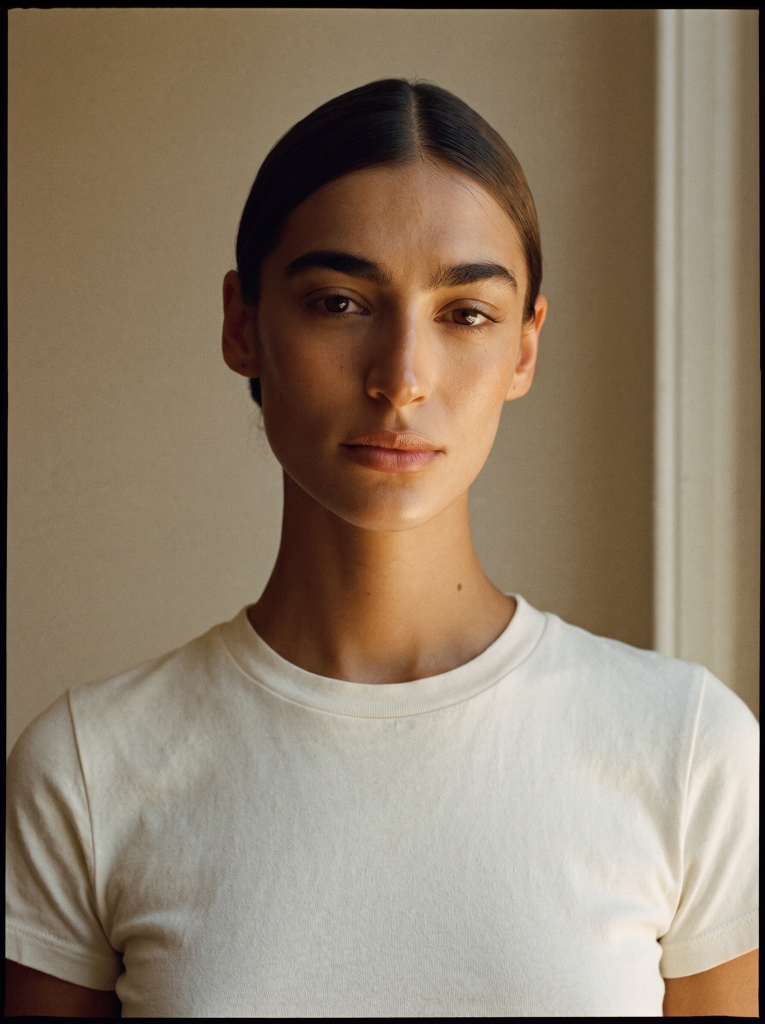
#> input picture refs/_снято_с_учёта/MIRA_ref_image1.jpg, 1529 x 2048 px (shown at 1/2 size)
$ python qc_frame.py '../refs/_снято_с_учёта/MIRA_ref_image1.jpg'
#> lines starting #> are read from the running program, lines starting #| are printed output that depends on the picture; after the words box and inside, x2 and y2 are one past the last pixel; in counts of white or black regions, pixels touching at a corner belong together
#!/usr/bin/env python3
"""Проверка кадра до показа заказчику. Ничего не генерирует и не правит — только считает.

    python3 tools/qc_frame.py --эталон 03_images/v3/P01b.png 03_images/v3/*.png

Что меряется здесь: масштаб узора — шаг горошка, отнесённый к ширине лица (норма ±12% от
эталона). Похожесть лица здесь НЕ меряется: см. Ф11, корреляция по серому патчу ранжировала
кадры по разрешению и позе, а не по личности. Лицо меряется отдельно, tools/face_id.py (ArcFace).

Переписано 15.08.2026 (Ф17). Рамки нет вовсе — горошины ищутся по всему кадру двумя
признаками: локальный контраст (светлее окружения на 12 единиц L) и цветность (a* < 12,
b* < 28). Ложное лицо на кадре без головы отсекается порогом MIN_FACE_FRAC.
"""
import sys

import cv2
import numpy as np

FACE = cv2.CascadeClassifier(cv2.data.haarcascades + 'haarcascade_frontalface_default.xml')

WORK_W = 1600          # все замеры на одной ширине, иначе кадры разного размера несравнимы
MIN_FACE_FRAC = 0.08   # бокс уже этой доли ширины кадра — не лицо, а ложное срабатывание
TOL = 0.12             # допуск по масштабу узора


def to_work(im):
    h, w = im.shape[:2]
    return cv2.resize(im, (WORK_W, int(h * WORK_W / w)), interpolation=cv2.INTER_AREA)


def face_width(im):
    """Ширина лица в пикселях рабочего масштаба. None, если лица нет."""
    g = cv2.cvtColor(im, cv2.COLOR_BGR2GRAY)
    f = FACE.detectMultiScale(g, 1.1, 5, minSize=(60, 60))
    if len(f) == 0:
        return None
    b = sorted(f, key=lambda r: -r[2] * r[3])[0]
    if b[2] < MIN_FACE_FRAC * im.shape[1]:
        return None
    return float(b[2])


def dot_pitch(im):
    """Шаг горошка: медиана расстояния до двух ближайших соседей по облаку горошин."""
    lab = cv2.cvtColor(im, cv2.COLOR_BGR2LAB)
    L = lab[..., 0].astype(np.float32)
    A = lab[..., 1].astype(np.float32) - 128
    B = lab[..., 2].astype(np.float32) - 128

    local = L - cv2.GaussianBlur(L, (0, 0), 25)
    m = ((local > 12) & (A < 12) & (B < 28)).astype(np.uint8) * 255
    m = cv2.morphologyEx(m, cv2.MORPH_OPEN, np.ones((5, 5), np.uint8))

    n, _, st, cen = cv2.connectedComponentsWithStats(m)
    cand = [(st[i, 4], cen[i], st[i, 2], st[i, 3]) for i in range(1, n) if st[i, 4] > 25]
    if len(cand) < 12:
        return None
    med = np.median([c[0] for c in cand])
    keep = [c for c in cand if 0.45 * med < c[0] < 2.2 * med and 0.5 < c[2] / max(c[3], 1) < 2.0]
    if len(keep) < 12:
        return None

    pts = np.array([c[1] for c in keep])
    d = np.linalg.norm(pts[:, None] - pts[None], axis=2)
    nn = np.sort(d, axis=1)[:, 1:4].mean(axis=1)
    pts = pts[nn < 1.8 * np.median(nn)]
    if len(pts) < 12:
        return None

    d = np.linalg.norm(pts[:, None] - pts[None], axis=2)
    return float(np.median(np.sort(d, axis=1)[:, 1:3])), int(len(pts))


def measure(path):
    im = cv2.imread(path)
    if im is None:
        return None
    im = to_work(im)
    fw = face_width(im)
    dp = dot_pitch(im)
    pitch, ndots = dp if dp else (None, 0)
    ratio = (pitch / fw) if (pitch and fw) else None
    return {'pitch': pitch, 'face': fw, 'ratio': ratio, 'n': ndots}


def fmt(v, spec):
    return format(v, spec) if v is not None else '—'


def main():
    args = sys.argv[1:]
    ref_path = None
    if '--эталон' in args:
        i = args.index('--эталон')
        ref_path = args[i + 1]
        args = args[:i] + args[i + 2:]

    ref = measure(ref_path) if ref_path else None
    if ref_path and (ref is None or ref['ratio'] is None):
        why = 'файл не прочитан' if ref is None else 'нет лица или нет горошка'
        print(f'\nЭталон {ref_path} не посчитан: {why}. Сравнивать не с чем.\n')
        return 1

    bad_total = 0
    print(f"\n{'кадр':<22}{'шаг':>8}{'лицо':>8}{'шаг/лицо':>10}{'откл.':>8}  вердикт")
    for p in args:
        r = measure(p)
#> in measure, im is the input picture: shape (2048, 1529, 3); mean B, G, R 106.1, 125.7, 142
#> in face_width, `g = cv2.cvtColor(im, cv2.COLOR_BGR2GRAY)`:
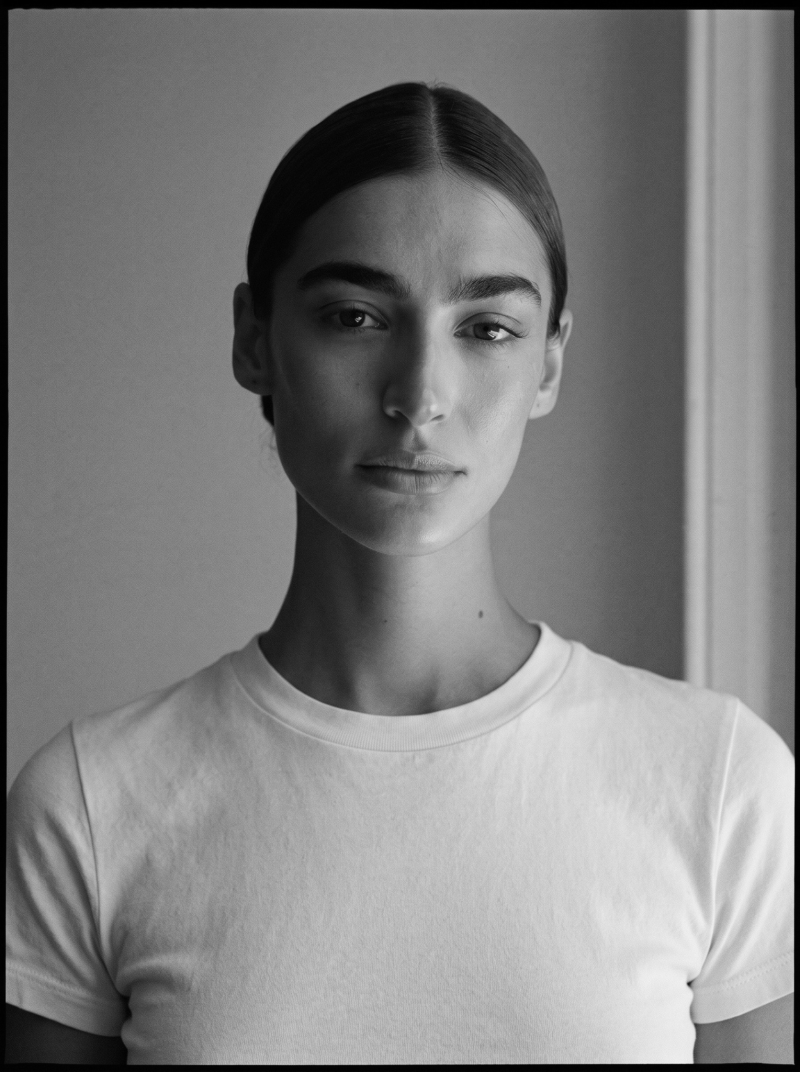
#> g: shape (2143, 1600) (shown at 1/2 size); min 0, max 243, mean 128.2
#> in face_width, `f = FACE.detectMultiScale(g, 1.1, 5, minSize=(60, 60))`: f = [[489, 355, 725, 725]]
#> in face_width, `b = sorted(f, key=lambda r: -r[2] * r[3])[0]`: b = [489, 355, 725, 725]
#> in measure, `fw = face_width(im)`: fw = 725
#> in dot_pitch, `lab = cv2.cvtColor(im, cv2.COLOR_BGR2LAB)`: lab: shape (2143, 1600, 3); mean of channels 0, 1, 2 135.1, 131.6, 141.4
#> in dot_pitch, `A = lab[..., 1].astype(np.float32) - 128`:
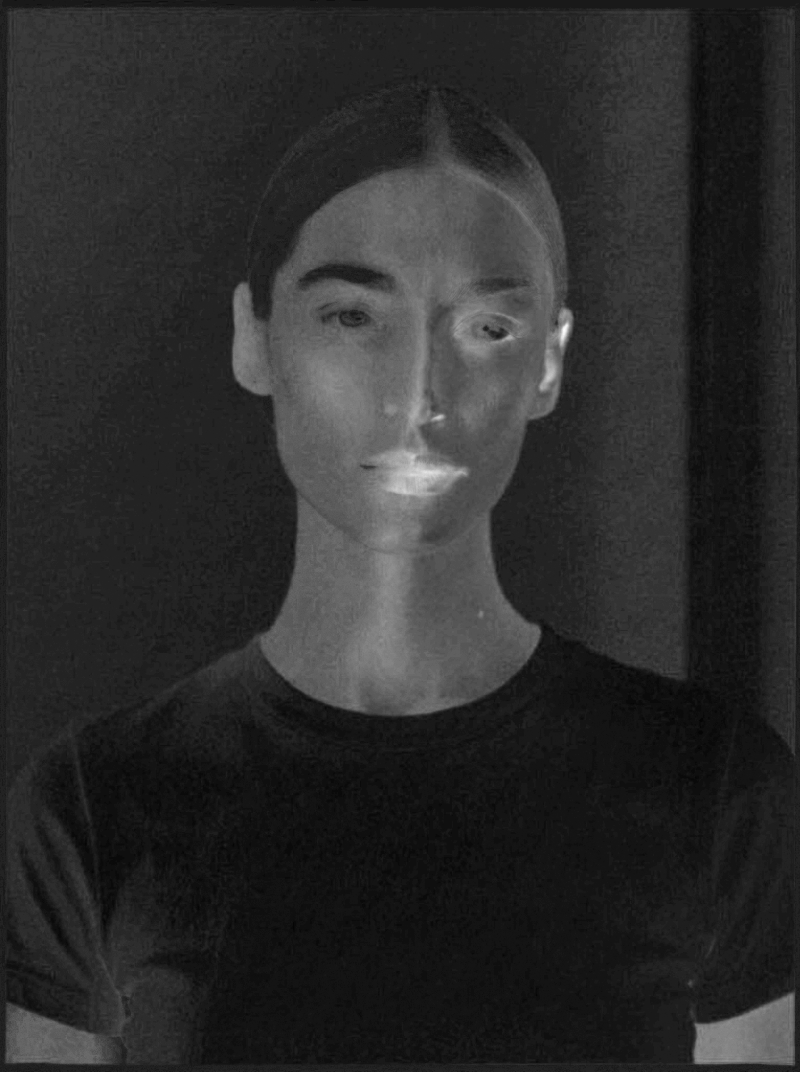
#> A: shape (2143, 1600) float32 (shown at 1/2 size); min -5, max 45, mean 3.6; drawn with min black and max white
#> in dot_pitch, `B = lab[..., 2].astype(np.float32) - 128`:
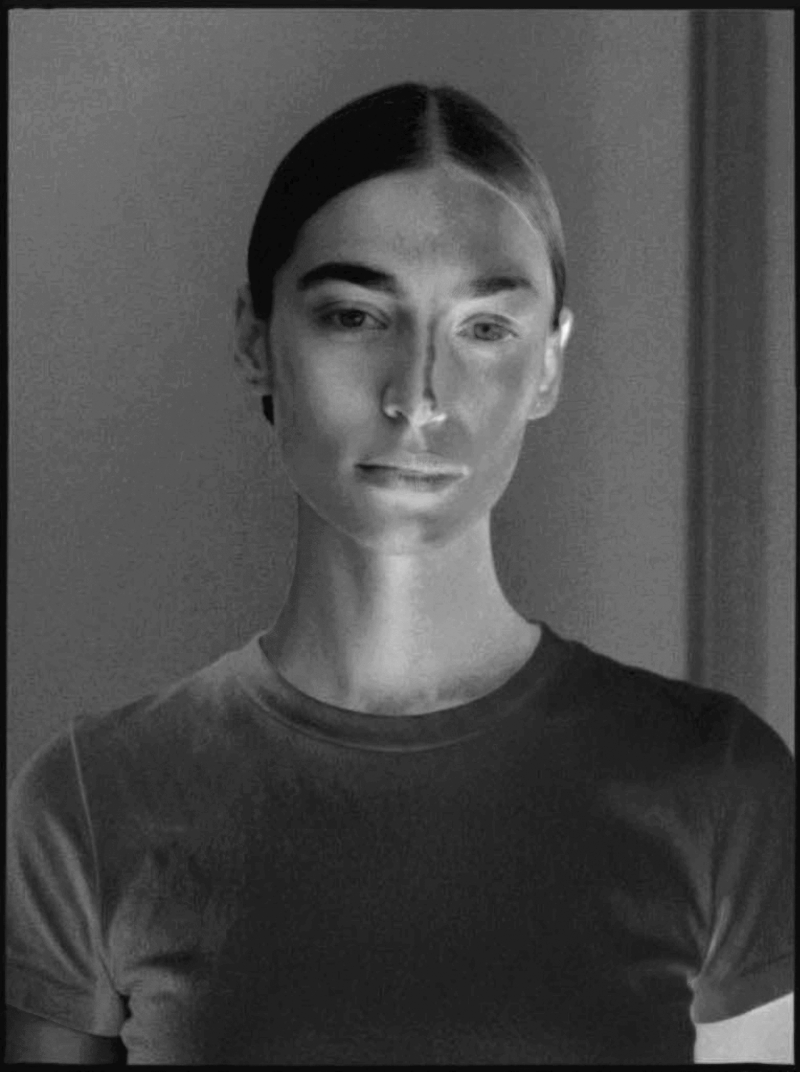
#> B: shape (2143, 1600) float32 (shown at 1/2 size); min -5, max 56, mean 13.4; drawn with min black and max white
#> in dot_pitch, `local = L - cv2.GaussianBlur(L, (0, 0), 25)`:
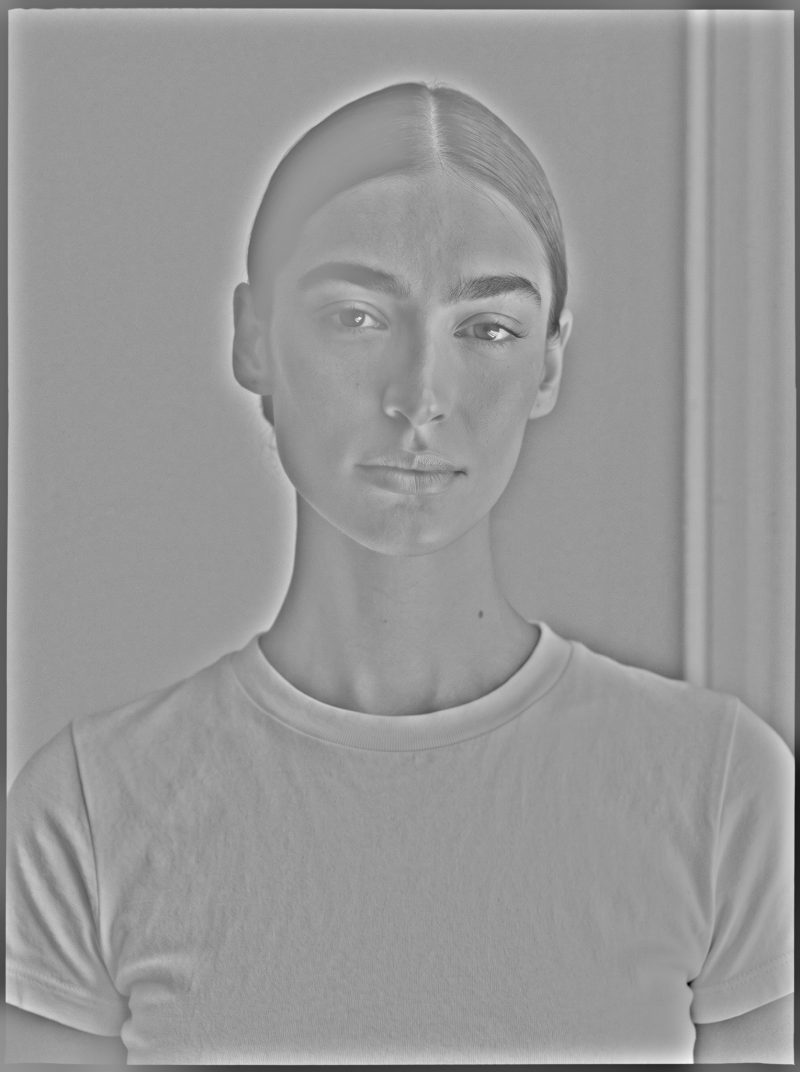
#> local: shape (2143, 1600) float32 (shown at 1/2 size); min -192.9, max 130.9, mean -0.1; drawn with min black and max white
#> in dot_pitch, `m = ((local > 12) & (A < 12) & (B < 28)).astype(np.uint8) * 255`: m: shape (2143, 1600); 12.3% white; 14457 white regions (14296 under 20 px), largest, box (x1, y1, x2, y2) and area: (13, 17, 1592, 1606) 156205, (371, 127, 1171, 1354) 58728, (254, 1949, 1391, 2130) 42726
#> in dot_pitch, `m = cv2.morphologyEx(m, cv2.MORPH_OPEN, np.ones((5, 5), np.uint8))`:
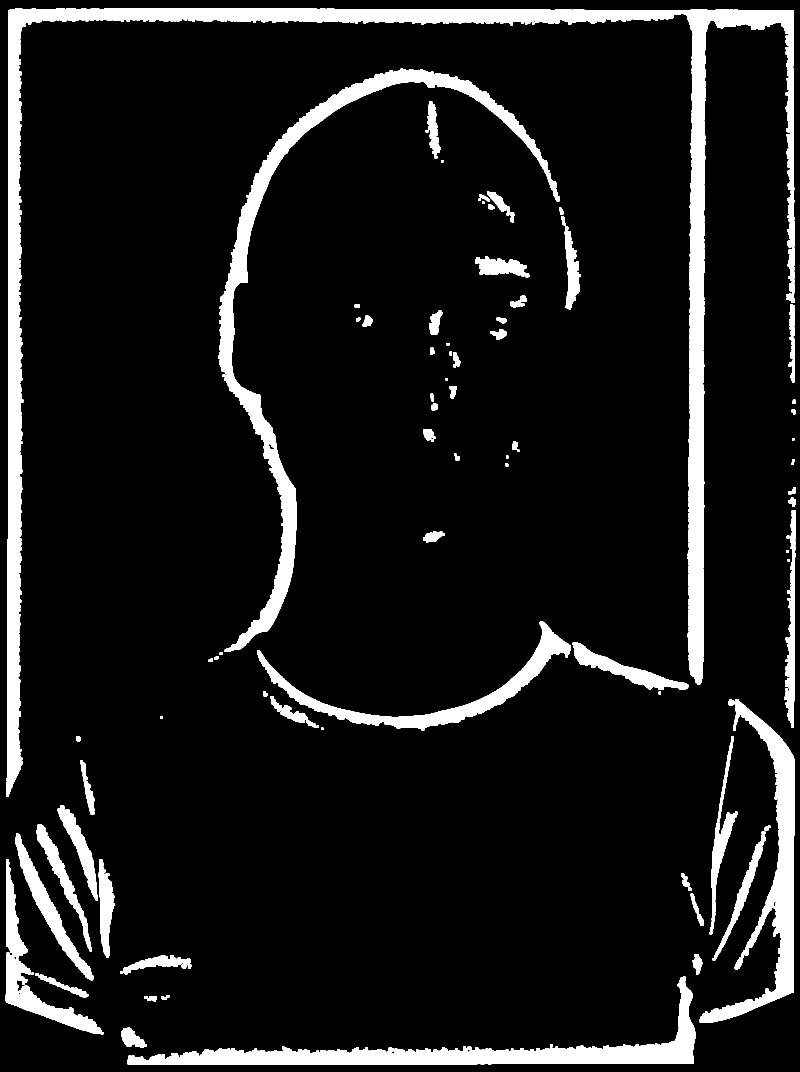
#> m: shape (2143, 1600) (shown at 1/2 size); 9.5% white; 103 white regions, largest, box (x1, y1, x2, y2) and area: (13, 17, 1588, 1594) 121319, (436, 137, 1120, 1304) 45813, (255, 1953, 1391, 2130) 36801
#> in dot_pitch, `n, _, st, cen = cv2.connectedComponentsWithStats(m)`: n = 104; st = 104 rows, first 6: [0, 0, 1600, 2143, 3103714], [13, 17, 1575, 1577, 121319], [1064, 44, 5, 5, 25], [436, 137, 684, 1167, 45813], [854, 202, 27, 109, 1591], [851, 260, 6, 5, 30]; cen = 104 pairs, first value 62.37 to 1587.6, second value 46 to 2105.7
#> in dot_pitch, `cand = [(st[i, 4], cen[i], st[i, 2], st[i, 3]) for i in range(1, n) if..`: cand = 92 items, first 6: (121319, [772.1, 504.1], 1575, 1577), (45813, [624.2, 591.9], 684, 1167), (1591, [866.2, 257.1], 27, 109), (30, [853.5, 262], 6, 5), (30, [871.5, 314], 6, 5), (1473, [1582.2, 431], 15, 132)
#> in dot_pitch, `med = np.median([c[0] for c in cand])`: med = 175.5
#> in dot_pitch, `keep = [c for c in cand if 0.45 * med < c[0] < 2.2 * med and 0.5 < c[2..`: keep = 21 items, first 6: (149, [968.4, 395], 22, 14), (109, [981.8, 413.8], 12, 12), (94, [1122.1, 421.7], 9, 14), (223, [1581, 595.1], 17, 19), (81, [714.2, 611.7], 11, 8), (310, [734.8, 642.5], 20, 22)
#> in dot_pitch, `pts = np.array([c[1] for c in keep])`: pts = 21 rows, first 8: [968.4, 395], [981.8, 413.8], [1122.1, 421.7], [1581, 595.1], [714.2, 611.7], [734.8, 642.5], [1003.4, 640], [864.3, 702.1]
#> in dot_pitch, `d = np.linalg.norm(pts[:, None] - pts[None], axis=2)`:
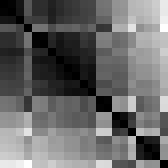
#> d: shape (21, 21) float64 (shown 8 times larger); min 0, max 1877.1, mean 768.9; drawn with min black and max white
#> in dot_pitch, `nn = np.sort(d, axis=1)[:, 1:4].mean(axis=1)`: nn = 21 values, max 601.6 at index 20, min 89.94 at index 9, mean 262.4
#> in dot_pitch, `pts = pts[nn < 1.8 * np.median(nn)]`: pts = [[968.4, 395], [981.8, 413.8], [1122.1, 421.7], [714.2, 611.7], [734.8, 642.5], [1003.4, 640], [864.3, 702.1], [905.5, 782.7], [868.6, 813.6], [1030.2, 891.9], [913.1, 914.3], [1587.2, 980.4]]
#> in measure, `dp = dot_pitch(im)`: dp = (119.2, 12)
#> in measure, `pitch, ndots = dp if dp else (None, 0)`: pitch = 119.2; ndots = 12
#> in measure, `ratio = (pitch / fw) if (pitch and fw) else None`: ratio = 0.164
#> r = {'pitch': 119.2, 'face': 725, 'ratio': 0.164, 'n': 12}
        name = p.split('/')[-1]
        if r is None:
            print(f'{name:<22}  не прочитан')
            bad_total += 1
            continue

        nomeasure = []
        if r['pitch'] is None:
            nomeasure.append('узор не измерен')
        if r['face'] is None:
            nomeasure.append('лицо не найдено, нормировать не на что')

        dev = None
        bad = []
        if ref and r['ratio']:
            dev = r['ratio'] / ref['ratio'] - 1
            if abs(dev) > TOL:
                bad.append(f'узор {dev * 100:+.0f}%')

        if bad:
            verdict, rc = 'БРАК: ' + ', '.join(bad), 1
        elif nomeasure:
            verdict, rc = 'НЕ ПОСЧИТАН: ' + ', '.join(nomeasure), 1
        elif ref is None:
            verdict, rc = 'замер снят, эталон не задан — сравнения нет', 0
        else:
            verdict, rc = 'ОК по узору', 0
        bad_total += rc

        print(f"{name:<22}{fmt(r['pitch'], '.1f'):>8}{fmt(r['face'], '.0f'):>8}"
              f"{fmt(r['ratio'], '.4f'):>10}"
              f"{(f'{dev * 100:+.0f}%' if dev is not None else '—'):>8}  {verdict}")
#| MIRA_ref_image1.jpg      119.2     725    0.1644       —  замер снят, эталон не задан — сравнения нет

    print('\nЛицо этим скриптом НЕ меряется — tools/face_id.py, ArcFace, порог 0.45, цель 0.60.')
    # Описание пуговицы взято из паспорта изделия, а не из памяти: 18.08 выяснилось, что
    # шесть промптов и этот список глазами носили «гладкий купол в широком кольце с
    # насечками», потом «гранёный купол в узком витом ободке» — оба неверны. На слоте 3
    # кованое золото самородком: гранёная середина и неровный битый ободок (Ф144, Ф171).
    print('Далее глазами: три пуговицы и ни одной больше, рисунок пуговицы — КОВАНОЕ ЗОЛОТО')
    print('самородком: гранёная середина, неровный битый ободок; НЕ гладкий купол и НЕ витой')
    print('ободок — как в паспорте изделия (папка refs/approved). V-вырез, нет полосы')
    print('по низу и манжетам, низ перекрывает ПОЯС джинсов: пояса, шлёвок и пуговицы джинсов')
    print('не видно вовсе; карманов на кардигане нет.\n')
    return 1 if bad_total else 0


if __name__ == '__main__':
    sys.exit(main())
#> (the program exits here)
